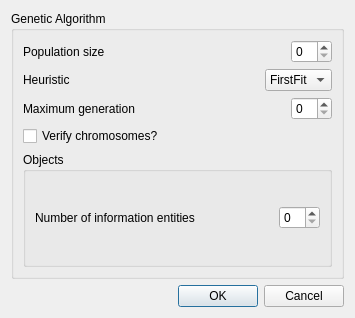
<?xml version="1.0" encoding="UTF-8"?>
<ui version="4.0">
 <class>Config</class>
 <widget class="QWidget" name="Config">
  <property name="geometry">
   <rect>
    <x>0</x>
    <y>0</y>
    <width>355</width>
    <height>318</height>
   </rect>
  </property>
  <property name="windowTitle">
   <string>Form</string>
  </property>
  <layout class="QVBoxLayout" name="verticalLayout_2">
   <item>
    <widget class="QGroupBox" name="groupBox">
     <property name="title">
      <string>Genetic Algorithm</string>
     </property>
     <layout class="QVBoxLayout" name="verticalLayout">
      <item>
       <layout class="QHBoxLayout" name="_2">
        <item>
         <widget class="QLabel" name="TextLabel1_4">
          <property name="text">
           <string>Population size</string>
          </property>
          <property name="wordWrap">
           <bool>false</bool>
          </property>
         </widget>
        </item>
        <item>
         <spacer name="spacer9">
          <property name="orientation">
           <enum>Qt::Horizontal</enum>
          </property>
          <property name="sizeType">
           <enum>QSizePolicy::Expanding</enum>
          </property>
          <property name="sizeHint" stdset="0">
           <size>
            <width>40</width>
            <height>20</height>
           </size>
          </property>
         </spacer>
        </item>
        <item>
         <widget class="QSpinBox" name="PopSize"/>
        </item>
       </layout>
      </item>
      <item>
       <layout class="QHBoxLayout" name="_3">
        <item>
         <widget class="QLabel" name="TextLaba">
          <property name="text">
           <string>Heuristic</string>
          </property>
          <property name="wordWrap">
           <bool>false</bool>
          </property>
         </widget>
        </item>
        <item>
         <spacer name="spacer10">
          <property name="orientation">
           <enum>Qt::Horizontal</enum>
          </property>
          <property name="sizeType">
           <enum>QSizePolicy::Expanding</enum>
          </property>
          <property name="sizeHint" stdset="0">
           <size>
            <width>40</width>
            <height>20</height>
           </size>
          </property>
         </spacer>
        </item>
        <item>
         <widget class="QComboBox" name="Heuristic">
          <item>
           <property name="text">
            <string>FirstFit</string>
           </property>
          </item>
         </widget>
        </item>
       </layout>
      </item>
      <item>
       <layout class="QHBoxLayout" name="_4">
        <item>
         <widget class="QLabel" name="TextLabel2_4">
          <property name="text">
           <string>Maximum generation</string>
          </property>
          <property name="wordWrap">
           <bool>false</bool>
          </property>
         </widget>
        </item>
        <item>
         <spacer name="spacer4">
          <property name="orientation">
           <enum>Qt::Horizontal</enum>
          </property>
          <property name="sizeType">
           <enum>QSizePolicy::Expanding</enum>
          </property>
          <property name="sizeHint" stdset="0">
           <size>
            <width>36</width>
            <height>20</height>
           </size>
          </property>
         </spacer>
        </item>
        <item>
         <widget class="QSpinBox" name="MaxGen"/>
        </item>
       </layout>
      </item>
      <item>
       <widget class="QCheckBox" name="Verify">
        <property name="text">
         <string>Verify chromosomes?</string>
        </property>
       </widget>
      </item>
      <item>
       <widget class="QGroupBox" name="groupBox_2">
        <property name="title">
         <string>Objects</string>
        </property>
        <layout class="QVBoxLayout" name="verticalLayout_3">
         <item>
          <layout class="QHBoxLayout" name="horizontalLayout">
           <item>
            <widget class="QLabel" name="label">
             <property name="text">
              <string>Number of information entities</string>
             </property>
            </widget>
           </item>
           <item>
            <spacer name="horizontalSpacer">
             <property name="orientation">
              <enum>Qt::Horizontal</enum>
             </property>
             <property name="sizeHint" stdset="0">
              <size>
               <width>40</width>
               <height>20</height>
              </size>
             </property>
            </spacer>
           </item>
           <item>
            <widget class="QSpinBox" name="NumInfos"/>
           </item>
          </layout>
         </item>
        </layout>
       </widget>
      </item>
     </layout>
    </widget>
   </item>
   <item>
    <widget class="QDialogButtonBox" name="buttonBox">
     <property name="standardButtons">
      <set>QDialogButtonBox::Cancel|QDialogButtonBox::Ok</set>
     </property>
    </widget>
   </item>
  </layout>
 </widget>
 <resources/>
 <connections/>
</ui>
